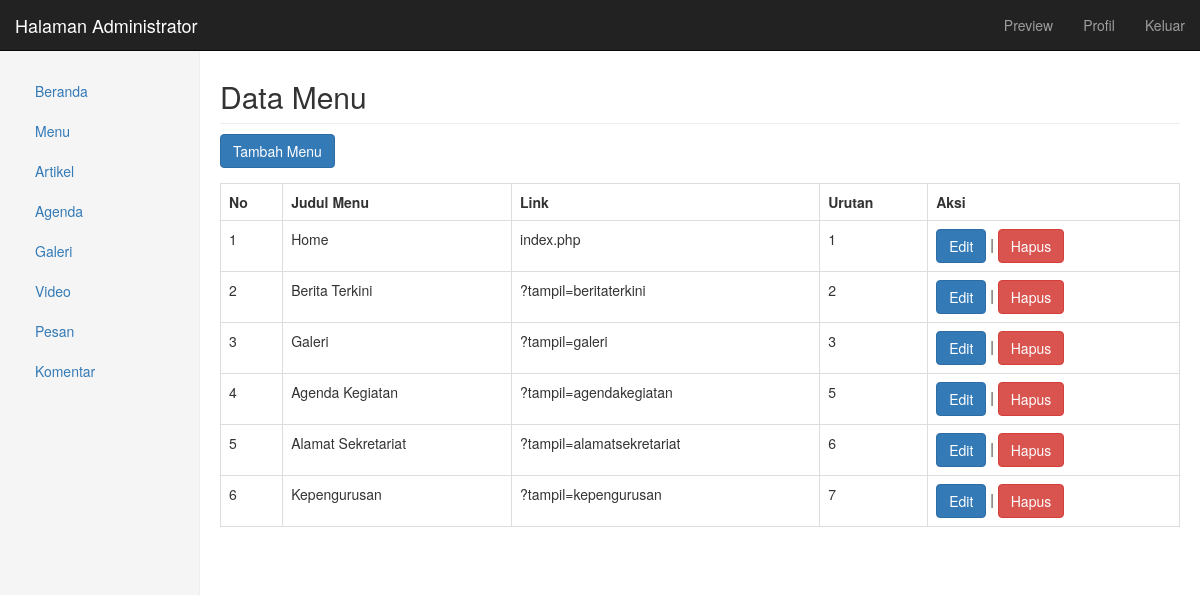
The page /admin/admin.php?tampil=menu (signed in) on the database its author committed.
### tables this page shows
CREATE TABLE `menu` (
  `id_menu` int(5) NOT NULL,
  `judul` varchar(50) NOT NULL,
  `link` varchar(50) NOT NULL,
  `urutan` int(3) NOT NULL
);

### admin/menu/menu_tampil.php (the view, shortened to what this page needs)
<h2 class="sub-header"> Data Menu </h2>
<a href="?tampil=menu_tambah" class="btn btn-primary">Tambah Menu</a>
<table class="table table-hover table-bordered">
<tr>
	<th>No</th>
    <th>Judul Menu</th>
    <th>Link</th>
    <th>Urutan</th>
    <th>Aksi</th>
</tr>
<?php
	$no = 1;
	$sql = mysqli_query($koneksi, "SELECT * FROM menu ORDER BY
urutan") or die(mysqli_error($koneksi));
	while($data=mysqli_fetch_array($sql)){
?>
<tr>
	<td> <?php echo $no; ?> </td>
    <td> <?php echo $data['judul']; ?> </td>
    <td> <?php echo $data['link']; ?> </td>
    <td> <?php echo $data['urutan']; ?> </td>
    <td>
		<a href="?tampil=menu_edit&id=
        	<?php echo $data['id_menu']; ?>" class="btn btn-primary"> Edit </a> |
        <a href="?tampil=menu_hapus&id=
        	<?php echo $data['id_menu']; ?>"  class="btn btn-danger"> Hapus </a>
    </td>
</tr>
<?php
		$no++;
	}
?>
</table>

### admin/admin.php (shortened to what this page needs)
<?php
	if(!empty($_SESSION['username']) and !empty($_SESSION['password'])){
?>
<!doctype html>
<html>
<head>
    <link rel="stylesheet" href="../bootstrap/bootstrap-3.3.7-dist/css/bootstrap.min.css">
	<link rel="stylesheet" href="../bootstrap/bootstrap-3.3.7-dist/css/bootstrap.css">
    <link rel="stylesheet" href="../css/admin.css">
</head>
<body>
	<nav class="navbar navbar-inverse navbar-fixed-top">
		<div class="container-fluid">
        	<?php include("menu.php"); ?>
		</div>
	</nav>
	<div class="container-fluid">
		<div class="row">
			<div class="col-md-2 col-sm-3 sidebar hidden-xs">
				<?php include("sidebar.php"); ?>
			</div>
			<div class="col-sm-9 col-sm-offset-3 col-md-10 col-md-offset-2 main">
				<?php include("konten.php"); ?>
			</div>
        </div>
	</div>
</body>
</html>
<?php
	}else{
		echo"Dilarang Membuka Halaman ini!!";
		echo"<meta http-equiv='refresh' content='1;
				url=index.php'>";
	}
?>

### admin/menu.php (shortened to what this page needs)
<div class="navbar-header">
	<a class="navbar-brand" href="admin.php">Halaman Administrator</a>
</div>
<div id="bs-example-navbar-collapse-1" class="collapse navbar-collapse">
<ul class="nav navbar-nav navbar-right">
	<li><a href="../" target="blank">	Preview </a></li>
    <li><a href="?tampil=user_edit">	Profil  </a></li>
    <li><a href="?tampil=keluar">		Keluar  </a></li>
</ul>
</div>

### admin/sidebar.php (shortened to what this page needs)
<ul class="nav nav-sidebar">
	<li><a href="admin.php">		Beranda	</a></li>
    <li><a href="?tampil=menu">		Menu	</a></li>
    <li><a href="?tampil=artikel">	Artikel	</a></li>
    <li><a href="?tampil=agenda">	Agenda	</a></li>
    <li><a href="?tampil=galeri">	Galeri	</a></li>
	<li><a href="?tampil=video">	Video	</a></li>
    <li><a href="?tampil=pesan">	Pesan	</a></li>
    <li><a href="?tampil=komentar1">	Komentar</a></li>
</ul>

### admin/konten.php
<?php
 if(isset($_GET['tampil'])) $tampil = $_GET['tampil'];
 else $tampil = "beranda";
 if($tampil == "beranda")   include("beranda.php");
 elseif($tampil == "keluar") include("keluar.php");
 elseif($tampil == "menu")
 			include("menu/menu_tampil.php");
 elseif($tampil == "menu_tambah")
 			include("menu/menu_tambah.php");
 elseif($tampil == "menu_tambahproses")
 			include("menu/menu_tambahproses.php");
 elseif($tampil == "menu_edit")
 			include("menu/menu_edit.php");
 elseif($tampil == "menu_editproses")
 			include("menu/menu_editproses.php");
 elseif($tampil == "menu_hapus")
 			include("menu/menu_hapus.php");
 elseif($tampil == "artikel")
 			include("artikel/artikel_tampil.php");
 elseif($tampil == "artikel_tambah")
 			include("artikel/artikel_tambah.php");
 elseif($tampil == "artikel_tambahproses")
 			include("artikel/artikel_tambahproses.php");
 elseif($tampil == "artikel_edit")
 			include("artikel/artikel_edit.php");
 elseif($tampil == "artikel_editproses")
 			include("artikel/artikel_editproses.php");
 elseif($tampil == "artikel_hapus")
 			include("artikel/artikel_hapus.php");
 elseif($tampil == "agenda")
 			include("agenda/agenda_tampil.php");
 elseif($tampil == "agenda_tambah")
 			include("agenda/agenda_tambah.php");
 elseif($tampil == "agenda_tambahproses")
 			include("agenda/agenda_tambahproses.php");
 elseif($tampil == "agenda_edit")
 			include("agenda/agenda_edit.php");
 elseif($tampil == "agenda_editproses")
 			include("agenda/agenda_editproses.php");
 elseif($tampil == "agenda_hapus")
 			include("agenda/agenda_hapus.php");
 elseif($tampil == "galeri")
 			include("galeri/galeri_tampil.php");
 elseif($tampil == "galeri_tambah")
 			include("galeri/galeri_tambah.php");
 elseif($tampil == "galeri_tambahproses")
 			include("galeri/galeri_tambahproses.php");
 elseif($tampil == "galeri_edit")
 			include("galeri/galeri_edit.php");
 elseif($tampil == "galeri_editproses")
 			include("galeri/galeri_editproses.php");
 elseif($tampil == "galeri_hapus")
 			include("galeri/galeri_hapus.php");
 elseif($tampil == "video")
 			include("video/video_tampil.php");
 elseif($tampil == "video_tambah")
 			include("video/video_tambah.php");
 elseif($tampil == "video_tambahproses")
 			include("video/video_tambahproses.php");
 elseif($tampil == "video_edit")
 			include("video/video_edit.php");
 elseif($tampil == "video_editproses")
 			include("video/video_editproses.php");
 elseif($tampil == "video_hapus")
 			include("video/video_hapus.php");
 elseif($tampil == "pesan")
 			include("pesan/pesan_tampil.php");
 elseif($tampil == "pesan_balas")
 			include("pesan/pesan_balas.php");
 elseif($tampil == "pesan_balasproses")
 			include("pesan/pesan_balasproses.php");
 elseif($tampil == "pesan_hapus")
 			include("pesan/pesan_hapus.php");
 elseif($tampil == "user_edit")
 			include("user/user_edit.php");
 elseif($tampil == "user_editproses")
 			include("user/user_editproses.php");
 elseif($tampil == "komentar1")
 			include("komentar/komentar_tampil1.php");
 elseif($tampil == "komentar")
 			include("komentar/komentar_tampil.php");
 elseif($tampil == "komentar_hapus")
 			include("komentar/komentar_hapus.php");
 elseif($tampil == "komentar_agenda")
 			include("komentar_agenda/komentaragenda_tampil.php");
 elseif($tampil == "komentaragenda_hapus")
 			include("komentar_agenda/komentaragenda_hapus.php");
else echo "Konten tidak ada";
?>

### css/admin.css (style rules this page uses)
.sidebar { position: fixed; top: 51px; bottom: 0; left: 0; z-index: 1000; display: block; padding: 20px; overflow-x: hidden; overflow-y: auto; background-color: #f5f5f5; border-right: 1px solid #eee; }
.main { padding: 30px 20px 20px; }
.sub-header { margin-top: 50px; padding-bottom: 10px; border-bottom: 1px solid #eee; }

### rows shown on the page
menu: judul "Home", link "index.php", urutan "1"
menu: judul "Berita Terkini", link "?tampil=beritaterkini", urutan "2"
menu: judul "Galeri", link "?tampil=galeri", urutan "3"
menu: judul "Agenda Kegiatan", link "?tampil=agendakegiatan", urutan "5"
menu: judul "Alamat Sekretariat", link "?tampil=alamatsekretariat", urutan "6"
menu: judul "Kepengurusan", link "?tampil=kepengurusan", urutan "7"
